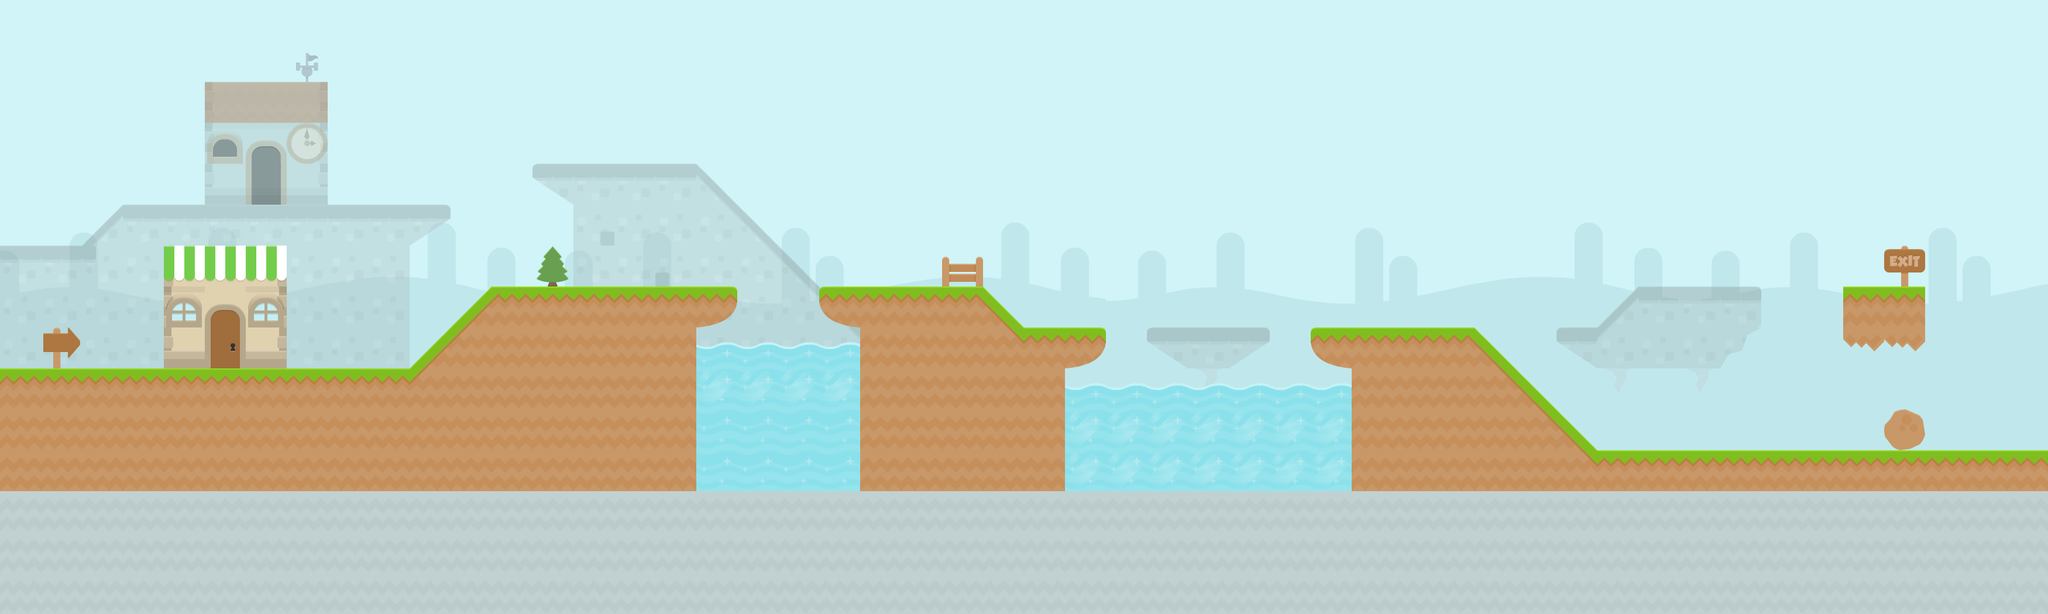

Tiled map render using the project's own tile images. Description and the map definition, with tile-layer contents summarised, below:
An orthogonal 50x15 tile map with 70x70 px tiles, 5 tile layers (background, lane2_ground1, lane2_ground2, lane1_ground1, ...), 6 tilesets and 5 objects.

<map version="1.0" orientation="orthogonal" renderorder="right-down" width="50" height="15" tilewidth="70" tileheight="70" nextobjectid="17">
 <tileset firstgid="1" name="base" tilewidth="70" tileheight="70" spacing="2" tilecount="156" columns="12">
  <image source="Tilesheets/tiles_base.png" width="914" height="936" />
 </tileset>
 <tileset firstgid="157" name="buildings" tilewidth="70" tileheight="70" tilecount="98" columns="14">
  <image source="Tilesheets/tiles_building.png" width="980" height="490" />
 </tileset>
 <tileset firstgid="255" name="ice" tilewidth="70" tileheight="70" tilecount="98" columns="14">
  <image source="Tilesheets/tiles_ice.png" width="980" height="490" />
 </tileset>
 <tileset firstgid="353" name="metal" tilewidth="70" tileheight="70" tilecount="98" columns="14">
  <image source="Tilesheets/tiles_request.png" width="980" height="490" />
 </tileset>
 <tileset firstgid="451" name="background" tilewidth="70" tileheight="70" tilecount="98" columns="14">
  <image source="Backgrounds/bg_grasslands.png" width="1024" height="512" />
 </tileset>
 <tileset firstgid="549" name="tiles_castle" tilewidth="70" tileheight="70" tilecount="49" columns="7">
  <image source="Tilesheets/extended ground tilesets/tiles_castle.png" width="512" height="512" />
 </tileset>
 <layer name="background" width="50" height="15">
  <data>[750 cells, 750 non-empty, 98 distinct tile ids]</data>
 </layer>
 <layer name="lane2_ground1" width="50" height="15" opacity="0.4">
  <data>[750 cells, 203 non-empty, 24 distinct tile ids]</data>
 </layer>
 <layer name="lane2_ground2" width="50" height="15" opacity="0.4">
  <data>[750 cells, 8 non-empty, 6 distinct tile ids]</data>
 </layer>
 <layer name="lane1_ground1" width="50" height="15">
  <data>[750 cells, 326 non-empty, 22 distinct tile ids]</data>
 </layer>
 <layer name="lane1_ground2" width="50" height="15">
  <data>[750 cells, 10 non-empty, 7 distinct tile ids]</data>
 </layer>
 <objectgroup name="lane1_collision">
  <object id="4" x="0" y="631">
   <polyline points="0,0 700,-1 842,-141 1256,-141 1260,-116 1244,-90 1208,-73 1190,-70 1189,208 1468,208 1470,-68 1436,-78 1410,-93 1400,-109 1400,-135 1404,-140 1678,-142 1750,-71 1887,-71 1892,-55 1886,-34 1872,-16 1856,-7 1822,-1 1820,208 2313,208 2313,0 2274,-5 2258,-19 2242,-35 2238,-52 2240,-71 2517,-71 2727,139 3497,138" />
  </object>
 </objectgroup>
 <objectgroup name="lane2_collision">
  <object id="9" x="4" y="418.667">
   <polyline points="0,0 136,0 206.667,-68 765.333,-68 765.333,-50.6667 693.333,4 693.333,625.333 973.333,628 974.667,-70.6667 906.667,-116 908,-136 1186.67,-137.333 1536,210.667 1606.67,209.333 1608,234.667 1537.33,282.667" />
  </object>
  <object id="10" x="1538.67" y="701.333">
   <polyline points="0,0 4,340" />
  </object>
  <object id="12" x="2662.67" y="560">
   <polyline points="0,0 65.3333,1.33333 134.667,-72 345.333,-69.3333 345.333,4 281.333,64 66.6667,68 0,22.6667 -1.33333,5.33333" />
  </object>
  <object id="16" x="1963" y="583">
   <polyline points="0,0 0,-21 204,-22 205,-5" />
  </object>
 </objectgroup>
</map>
